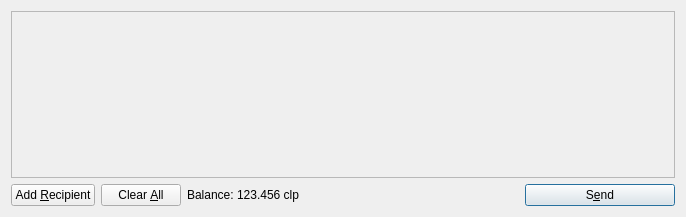
<?xml version="1.0" encoding="UTF-8"?>
<ui version="4.0">
 <class>SendCoinsDialog</class>
 <widget class="QDialog" name="SendCoinsDialog">
  <property name="geometry">
   <rect>
    <x>0</x>
    <y>0</y>
    <width>686</width>
    <height>217</height>
   </rect>
  </property>
  <property name="windowTitle">
   <string>Send Coins</string>
  </property>
  <layout class="QVBoxLayout" name="verticalLayout">
   <item>
    <widget class="QScrollArea" name="scrollArea">
     <property name="widgetResizable">
      <bool>true</bool>
     </property>
     <widget class="QWidget" name="scrollAreaWidgetContents">
      <property name="geometry">
       <rect>
        <x>0</x>
        <y>0</y>
        <width>666</width>
        <height>165</height>
       </rect>
      </property>
      <layout class="QVBoxLayout" name="verticalLayout_2">
       <property name="margin">
        <number>0</number>
       </property>
       <item>
        <layout class="QVBoxLayout" name="entries">
         <property name="spacing">
          <number>6</number>
         </property>
        </layout>
       </item>
       <item>
        <spacer name="verticalSpacer">
         <property name="orientation">
          <enum>Qt::Vertical</enum>
         </property>
         <property name="sizeHint" stdset="0">
          <size>
           <width>20</width>
           <height>40</height>
          </size>
         </property>
        </spacer>
       </item>
      </layout>
     </widget>
    </widget>
   </item>
   <item>
    <layout class="QHBoxLayout" name="horizontalLayout">
     <item>
      <widget class="QPushButton" name="addButton">
       <property name="toolTip">
        <string>Send to multiple recipients at once</string>
       </property>
       <property name="text">
        <string>Add &amp;Recipient</string>
       </property>
       <property name="icon">
        <iconset resource="../bitcoin.qrc">
         <normaloff>:/icons/add</normaloff>:/icons/add</iconset>
       </property>
       <property name="autoDefault">
        <bool>false</bool>
       </property>
      </widget>
     </item>
     <item>
      <widget class="QPushButton" name="clearButton">
       <property name="sizePolicy">
        <sizepolicy hsizetype="Minimum" vsizetype="Fixed">
         <horstretch>0</horstretch>
         <verstretch>0</verstretch>
        </sizepolicy>
       </property>
       <property name="toolTip">
        <string>Remove all transaction fields</string>
       </property>
       <property name="text">
        <string>Clear &amp;All</string>
       </property>
       <property name="icon">
        <iconset resource="../bitcoin.qrc">
         <normaloff>:/icons/remove</normaloff>:/icons/remove</iconset>
       </property>
       <property name="autoRepeatDelay">
        <number>300</number>
       </property>
       <property name="autoDefault">
        <bool>false</bool>
       </property>
      </widget>
     </item>
     <item>
      <layout class="QHBoxLayout" name="horizontalLayout_2">
       <property name="spacing">
        <number>3</number>
       </property>
       <item>
        <widget class="QLabel" name="label">
         <property name="text">
          <string>Balance:</string>
         </property>
        </widget>
       </item>
       <item>
        <widget class="QLabel" name="labelBalance">
         <property name="cursor">
          <cursorShape>IBeamCursor</cursorShape>
         </property>
         <property name="text">
          <string>123.456 clp</string>
         </property>
         <property name="textInteractionFlags">
          <set>Qt::LinksAccessibleByMouse|Qt::TextSelectableByKeyboard|Qt::TextSelectableByMouse</set>
         </property>
        </widget>
       </item>
      </layout>
     </item>
     <item>
      <spacer name="horizontalSpacer">
       <property name="orientation">
        <enum>Qt::Horizontal</enum>
       </property>
       <property name="sizeHint" stdset="0">
        <size>
         <width>40</width>
         <height>20</height>
        </size>
       </property>
      </spacer>
     </item>
     <item>
      <widget class="QPushButton" name="sendButton">
       <property name="minimumSize">
        <size>
         <width>150</width>
         <height>0</height>
        </size>
       </property>
       <property name="toolTip">
        <string>Confirm the send action</string>
       </property>
       <property name="text">
        <string>S&amp;end</string>
       </property>
       <property name="icon">
        <iconset resource="../bitcoin.qrc">
         <normaloff>:/icons/send</normaloff>:/icons/send</iconset>
       </property>
       <property name="default">
        <bool>true</bool>
       </property>
      </widget>
     </item>
    </layout>
   </item>
  </layout>
 </widget>
 <resources>
  <include location="../bitcoin.qrc"/>
 </resources>
 <connections/>
</ui>
